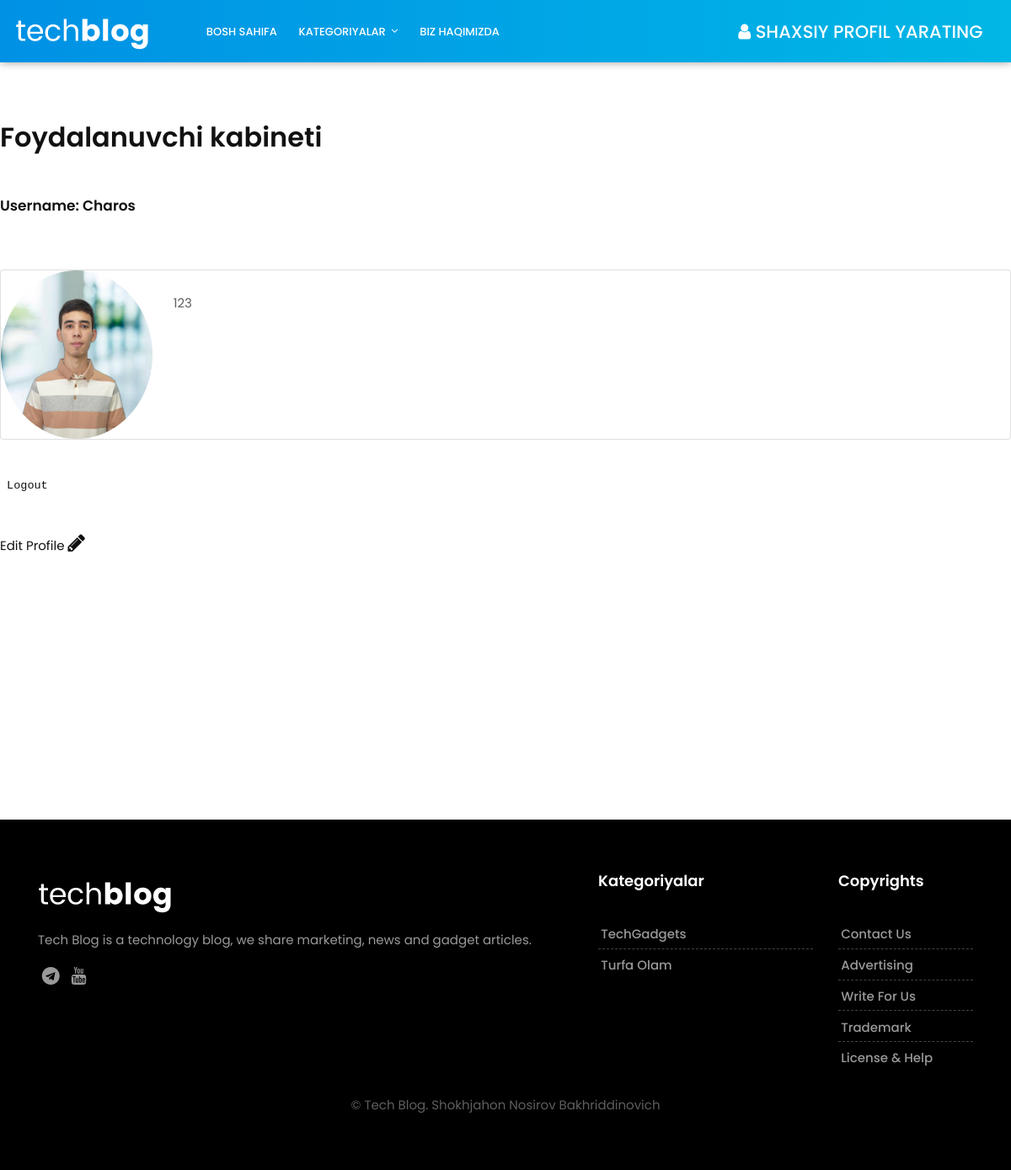
The page /accounts/1/profile/ (signed in) on the database as committed earlier.
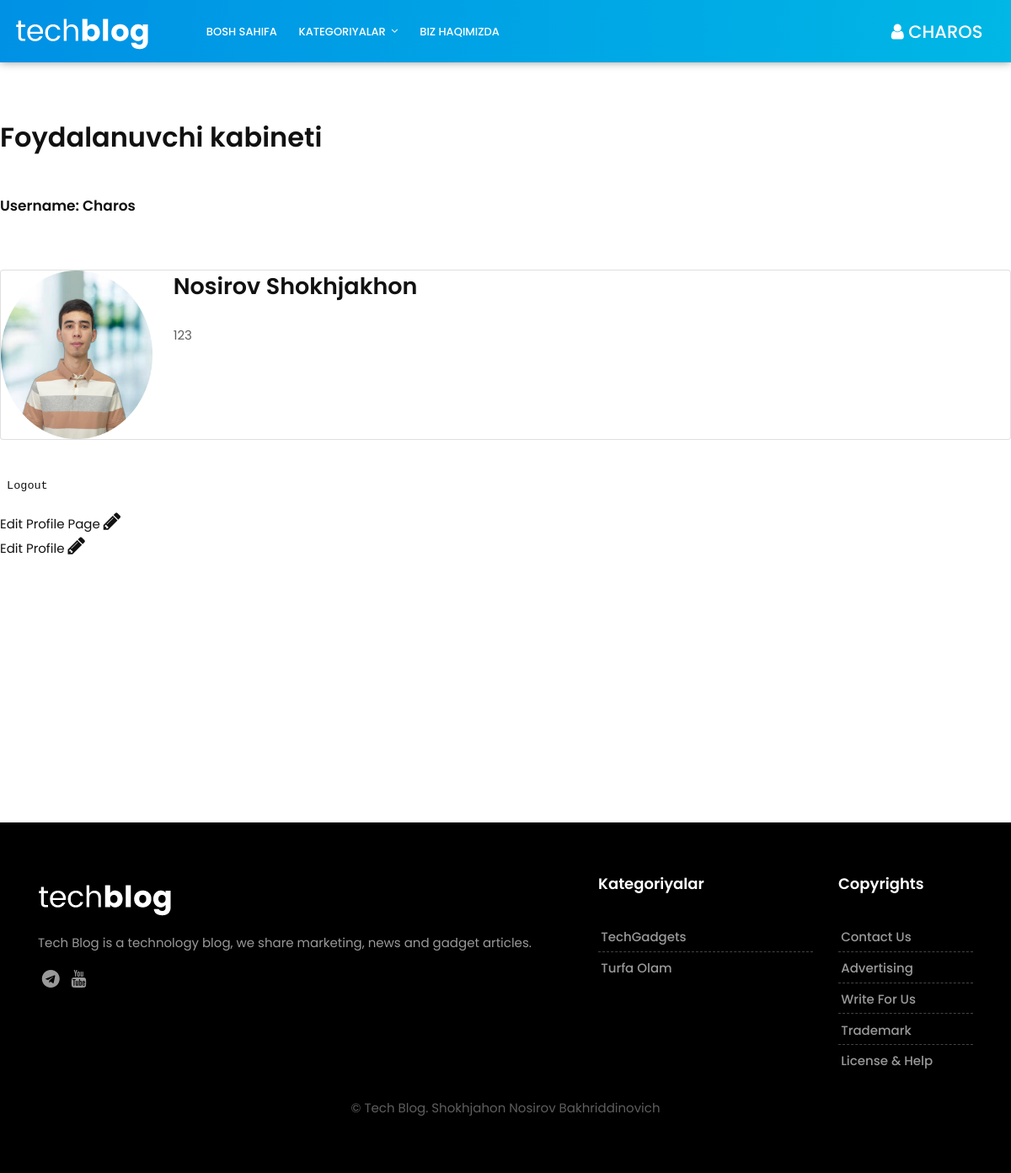
The same page on the database as committed later.
### hamyon/models.py (models this page shows, shortened)
class Profile(models.Model):
    user = models.OneToOneField(User, null = True, on_delete=models.CASCADE)
    bio = models.TextField()
    profile_pic = models.ImageField(null=True, blank=True, upload_to="images/profile/")
    website_url = models.CharField(max_length=255, null=True, blank=True)
    telegram_url = models.CharField(max_length=255, null=True, blank=True)

class Category(models.Model):
    name = models.CharField(max_length=255)

### accounts/views.py (the view)
# urls.py: path('<int:pk>/profile/', ShowProfilePageView.as_view(), name='show_profile_page'),
class ShowProfilePageView(DetailView):
    model = Profile
    template_name = 'registration/user_profile.html'
    def get_context_data(self, *args, **kwargs):
        context = super(ShowProfilePageView, self).get_context_data(*args, **kwargs)
        page_user = get_object_or_404(Profile, id=self.kwargs['pk'])
        context["page_user"] = page_user
        return context

### hamyon/views.py (called while the page is built)
def category_list(request):
    category_list = Category.objects.all()
    context = {
        'category_list':category_list
        }
    return context

### accounts/templates/registration/user_profile.html (shortened to what this page needs)
{% extends 'base.html' %}
{% load static %}
{% block content %}
<br/><br/>
<br/><br/><br/>
<h1>Foydalanuvchi kabineti</h1>
<br/>
<h5>Username: {{user.username}}</h5>
<br/><br/>
<div class="card mb-3">
  <div class="row g-0">
    <div class="col-md-2">
      {% if page_user.profile_pic %}
		    <img src="{{ page_user.profile_pic.url }}" width="180" height="200" class = "card-img" >
      {% else %}
	      <img src="{% static 'images/df.png' %}" width="180" height="200" class = "card-img" >
      {% endif %}
    </div>
    <div class="col-md-10">
      <div class="card-body">
        <h2 class="card-title">
		      {{ page_user.user.last_name }} {{ page_user.user.first_name }}
		    </h2>
        <p class="card-text">
		      {{ page_user.bio }}
		    </p>
      </div>
    </div>
  </div>
</div>
<br/>
  <pre><a href="{% url 'logout' %}"> Logout</a></pre>
  {% if user.profile.id %}
    <a href="{% url 'edit_profile_page' user.profile.id %}">Edit Profile Page   <i style="font-size:24px" class="fa">&#xf040;</i> </a>
  {% endif %}
  <br/>
  <p>
    <a href="{% url 'edit_profile' user.profile.id %}"> Edit Profile     <i style="font-size:24px" class="fa">&#xf040;</i> </a>
  </p>
<br/><br/><br/><br/><br/><br/><br/><br/><br/><br/><br/>
{% endblock %}

### hamyon/templates/base.html (shortened to what this page needs)
{% load static %}
<!DOCTYPE html>
<html lang="en">
    <link href="{% static 'css/bootstrap.css' %}" rel="stylesheet">
    <link href="{% static 'css/font-awesome.min.css' %}" rel="stylesheet">
    <link href="{% static 'style.css' %}" rel="stylesheet">
    <link href="{% static 'css/responsive.css' %}" rel="stylesheet">
    <link href="{% static 'css/colors.css' %}" rel="stylesheet">
    <link href="{% static 'css/version/tech.css' %}" rel="stylesheet">
</head>
<body>
    <div id="wrapper">
        <header class="tech-header header">
            <div class="container-fluid">
                <nav class="navbar navbar-toggleable-md navbar-inverse fixed-top bg-inverse">
                    <a class="navbar-brand" href="{% url 'home' %}"><img src="{% static 'images/version/tech-logo.png' %}" alt=""></a>
                    <div class="collapse navbar-collapse" id="navbarCollapse">
                        <ul class="navbar-nav mr-auto">
                            <li class="nav-item">
                                <a class="nav-link" href="{% url 'home' %}">Bosh sahifa</a>
                            </li>
                            <li class="nav-item dropdown has-submenu menu-large">
                                <a class="nav-link dropdown-toggle" href="#" id="dropdown01" data-toggle="dropdown" aria-haspopup="true" aria-expanded="false">Kategoriyalar</a>
                            </li>
                            <li class="nav-item">
                                <a class="nav-link" href="tech-contact.html">Biz haqimizda</a>
                            </li>
                        </ul>
                        <ul class="navbar-nav mr-2">
                            {% if user.is_authenticated %}
                                {% if user.profile.id %}
                                    <li class="nav-item">
                                        <a class="nav-link" href="{% url 'show_profile_page' user.profile.id %}"><i class="fa fa-user"></i>  {{ user.username }}  </a>
                                {% else %}
                                        <a class="nav-link" href="{% url 'create_profile_page' %}"><i class="fa fa-user"></i> Shaxsiy profil yarating </a>
                                {% endif %}
                            {% else %}
                                        <a class="nav-link" href="{% url 'login' %}"><i class="fa fa-user"></i>  Log In</a>
                                    </li>
                            {% endif %}
                        </ul>
                    </div>
                </nav>
            </div>
        </header>
        {% block content %}
        {% endblock content %}
        <footer class="footer">
            <div class="container">
                <div class="row">
                    <div class="col-lg-7">
                        <div class="widget">
                            <div class="footer-text text-left">
                                <a href="index.html"><img src="{% static 'images/version/tech-footer-logo.png' %}" alt="" class=""></a>
                                <p>Tech Blog is a technology blog, we share marketing, news and gadget articles.</p>
                                <div class="social">
                                    <a href="#" data-toggle="tooltip" data-placement="bottom" title="Telegram"><i class="fa fa-telegram"></i></a>
                                    <a href="#" data-toggle="tooltip" data-placement="bottom" title="You Tube"><i class="fa fa-youtube"></i></a>
                                </div>
                            </div>
                        </div>
                    </div>
                    <div class="col-lg-3 col-md-12 col-sm-12 col-xs-12">
                        <div class="widget">
                            <h2 class="widget-title">Kategoriyalar</h2>
                            <div class="link-widget">
                                <ul>
                                    {% for category in category_list %}
                                        <li><a href="{% url 'category' category.id %}">{{ category.name }}</a></li>
                                    {% endfor %}
                                </ul>
                            </div>
                        </div>
                    </div>
                    <div class="col-lg-2 col-md-12 col-sm-12 col-xs-12">
                        <div class="widget">
                            <h2 class="widget-title">Copyrights</h2>
                            <div class="link-widget">
                                <ul>
                                    <li><a href="#">Contact us</a></li>
                                    <li><a href="#">Advertising</a></li>
                                    <li><a href="#">Write for us</a></li>
                                    <li><a href="#">Trademark</a></li>
                                    <li><a href="#">License & Help</a></li>
                                </ul>
                            </div>
                        </div>
                    </div>
                </div>
                <div class="row">
                    <div class="col-md-12 text-center">
                        <br>
                        <div class="copyright">&copy; Tech Blog. Shokhjahon Nosirov Bakhriddinovich </div>
                    </div>
                </div>
            </div>
        </footer>
    </div>
</body>
</html>

### static/style.css (style rules this page uses)
body { font-size: 15px; line-height: 26px; background-color: #ffffff; }
h1, h2, h3, h4, h5, body, p, .topbar-section, .navbar-inverse .navbar-nav .nav-link, .header .dropdown-menu, .navbar-nav .nav-link { font-family: 'Roboto', serif; }
h1, h2, h3, h4, h5, h6 { font-weight: 700; line-height: 1.4; color: #111111; }
h1 { font-size: 32px; line-height: 40px; margin-bottom: 23px }
h2 { font-size: 27px; line-height: 38px; margin-bottom: 20px }
h5 { font-size: 17px; line-height: 25px; margin-bottom: 11px }
a { color: #111111; }
body, p { color: #5e5e5e; }
p { margin-bottom: 26px; font-size: 15px; line-height: 26px; }
a { text-decoration: none !important; }
.header { padding: 0.4rem 0; position: relative; background-color: #ffffff; }
.navbar-inverse .navbar-nav .nav-link, .navbar-nav .nav-link { font-size: 15px; font-weight: 500; line-height: 1; padding: 0.9rem 0 0.8rem; text-transform: capitalize; color: #121212; }
.dropdown-toggle::after { display: inline-block; width: auto; height: auto; margin-left: 0.5em; margin-top: 0rem; vertical-align: middle; content: "\f107"; border: 0; font-family: 'FontAwesome'; }
.navbar-toggleable-md .navbar-nav .nav-link { padding-left: 0.8rem; padding-right: 0.8rem; }
.navbar-nav { margin: 0; }
.menu-large { overflow: hidden; position: static !important; }
.footer .widget-title { display: table; font-size: 18px; line-height: 1; margin: 0 0 2rem; padding: 0 0 0.5rem; }
.footer { padding: 4rem 0 4rem; background: url(images/footer.png) repeat-x center bottom #edeff2; }
.footer ul { padding: 0; margin: 0; list-style: none; }
.footer ul li { margin-bottom: 0.3rem; }
.footer ul li:last-child { margin-bottom: 0; }
.footer h5, .footer ul li a { color: #111111; }
.footer a, .footer p, .blog-list-widget small { color: rgba(0, 0, 0, 0.6) !important; }
.footer-text .fa { font-size: 21px; margin: 0 0.3rem; }
.footer-text img { max-width: 290px; }
.footer-text p { margin-bottom: 0; padding: 1rem 0 1.2rem; }
.link-widget li { padding: 0.4rem 0.2rem 0.6rem; text-transform: capitalize; line-height: 1; font-weight: 500; position: relative; margin: 0; border-bottom: 1px dashed #dadada; }
.link-widget li:last-child { border-bottom: 0 dashed #dadada; }

### static/css/responsive.css (style rules this page uses)
@media (min-width: 992px) { .header .navbar-nav .has-submenu { position: relative; } }

### static/css/colors.css (style rules this page uses)
.footer .widget-title { border-color: #3197d6; }

### static/css/version/tech.css (style rules this page uses)
body { background-color: #ffffff; }
h1, h2, h3, h4, h5, body, .navbar-toggleable-md .navbar-nav .nav-link, .market-header, .btn, .dropdown-item, .form-control, p { font-family: 'Poppins', serif !important; }
h1, h2, h3, h4, h5 { font-weight: 600; }
.navbar-inverse .navbar-nav .nav-link, .navbar-nav .nav-link { color: #ffffff !important; font-size: 13px; font-weight: 500; line-height: 1; text-transform: uppercase; }
.dropdown-toggle::after { margin-top: -4px; }
.mr-2 .nav-link { font-size: 21px !important; padding: 0.6rem 0.6rem 0 !important; }
.footer { background-color: #000000; background-image: none; }
.footer .widget-title { color: #ffffff !important; }
.footer p { color: #999999 !important; }
.footer a { color: #999999 !important; }
.footer .link-widget li { border-color: #444; }
.tag-cloud-single span, .navbar-inverse { color: #ffffff !important; box-shadow: 0 0 10px rgba(0, 0, 0, 0.4); background: rgba(0, 0, 0, 0) linear-gradient(to right, #0091e5 0px, #00b7e5 100%) repeat scroll 0 0 !important }

Rows that differ between the two databases and show on the page:
changed through a linked row, Profile: user.last_name (not shown) → "Nosirov"; user.first_name (not shown) → "Shokhjakhon"
Other text that changed with them:
{{ user.username }}: (not shown) → "CHAROS"
text no longer shown: "SHAXSIY PROFIL YARATING"
text now shown: "Edit Profile Page"
